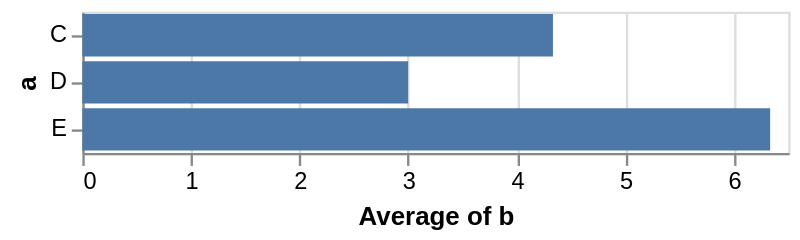

Vega-Lite specification stored for this chart:
### Vega specification from a JSON file in a GitHub repository (floating-point values rounded to 4 significant figures)
{"$schema": "https://vega.github.io/schema/vega/v6.json", "background": "white", "padding": 5, "width": 300, "style": "cell", "data": [{"name": "source_0", "values": [{"a": "C", "b": 2}, {"a": "C", "b": 7}, {"a": "C", "b": 4}, {"a": "D", "b": 1}, {"a": "D", "b": 2}, {"a": "D", "b": 6}, {"a": "E", "b": 8}, {"a": "E", "b": 4}, {"a": "E", "b": 7}]}, {"name": "data_0", "source": "source_0", "transform": [{"type": "aggregate", "groupby": ["a"], "ops": ["average"], "fields": ["b"], "as": ["average_b"]}, {"type": "filter", "expr": "isValid(datum[\"average_b\"]) && isFinite(+datum[\"average_b\"])"}]}], "signals": [{"name": "y_step", "value": 20}, {"name": "height", "update": "bandspace(domain('y').length, 0.1, 0.05) * y_step"}], "marks": [{"name": "marks", "type": "rect", "style": ["bar"], "from": {"data": "data_0"}, "encode": {"update": {"fill": {"value": "#4c78a8"}, "ariaRoleDescription": {"value": "bar"}, "description": {"signal": "\"Average of b: \" + (format(datum[\"average_b\"], \"\")) + \"; a: \" + (isValid(datum[\"a\"]) ? isArray(datum[\"a\"]) ? join(datum[\"a\"], ' ') : datum[\"a\"] : \"\"+datum[\"a\"])"}, "x": {"scale": "x", "field": "average_b"}, "x2": {"scale": "x", "value": 0}, "y": {"scale": "y", "field": "a"}, "height": {"signal": "max(0.25, bandwidth('y'))"}}}}], "scales": [{"name": "x", "type": "linear", "domain": {"data": "data_0", "field": "average_b"}, "range": [0, {"signal": "width"}], "nice": true, "zero": true}, {"name": "y", "type": "band", "domain": {"data": "data_0", "field": "a", "sort": true}, "range": {"step": {"signal": "y_step"}}, "paddingInner": 0.1, "paddingOuter": 0.05}], "axes": [{"scale": "x", "orient": "bottom", "gridScale": "y", "grid": true, "tickCount": {"signal": "ceil(width/40)"}, "domain": false, "labels": false, "aria": false, "maxExtent": 0, "minExtent": 0, "ticks": false, "zindex": 0}, {"scale": "x", "orient": "bottom", "grid": false, "title": "Average of b", "labelFlush": true, "labelOverlap": true, "tickCount": {"signal": "ceil(width/40)"}, "zindex": 0}, {"scale": "y", "orient": "left", "grid": false, "title": "a", "zindex": 0}]}
